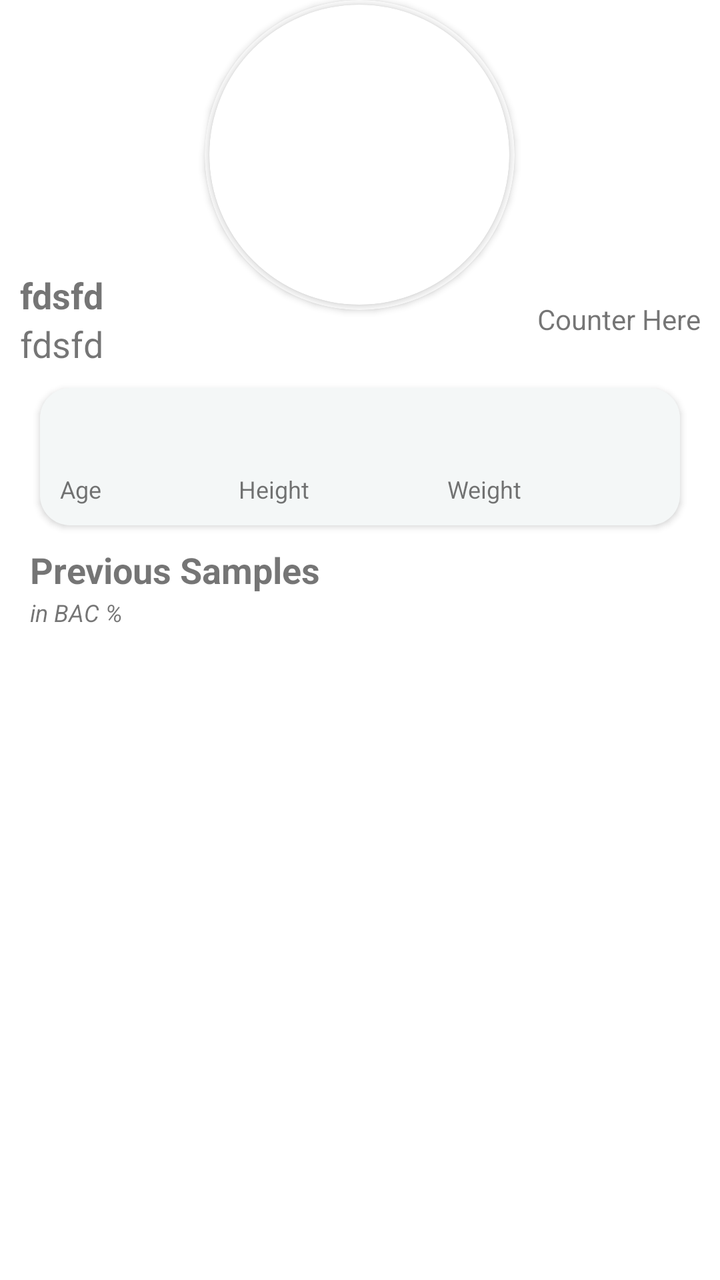
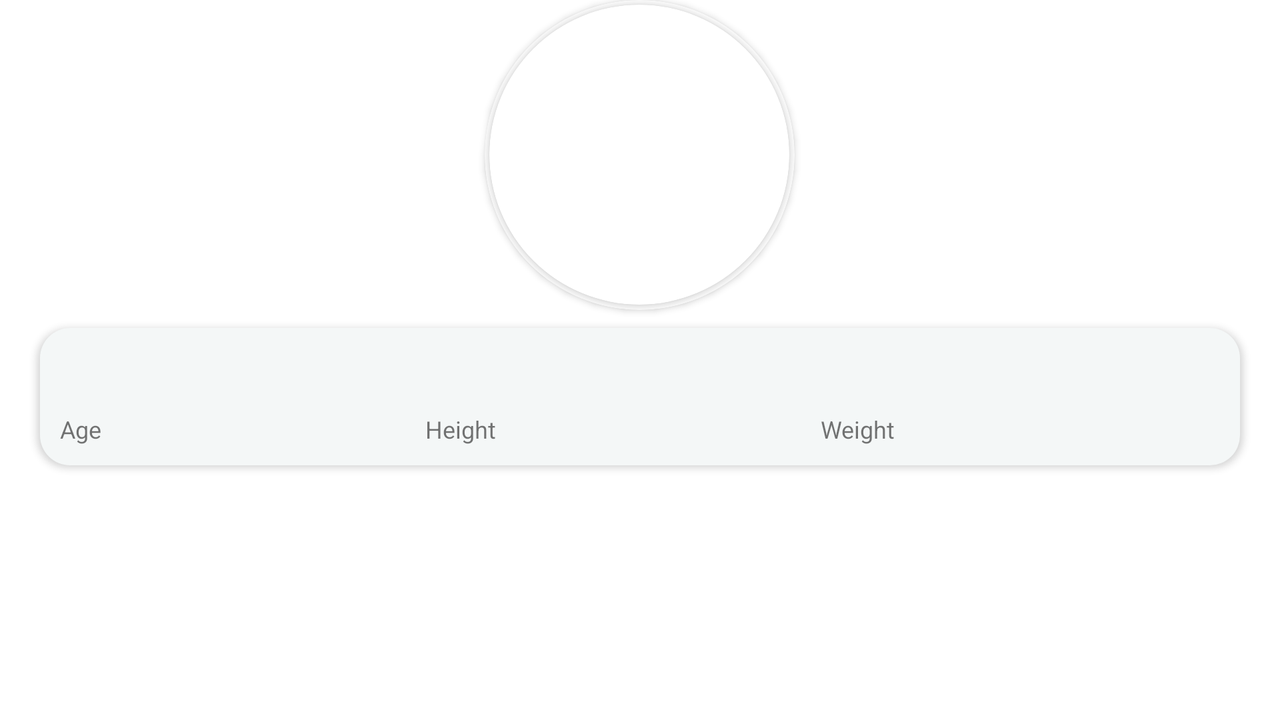

Compare how this app lays out the same screen by default and in its alternative resource folder. The renders come first, then the two layout files and the values they reference.
<!-- AndroidManifest.xml: application theme Theme.Abreath -->
<!-- res/layout/fragment_home.xml -->
<?xml version="1.0" encoding="utf-8"?>
<androidx.appcompat.widget.LinearLayoutCompat xmlns:android="http://schemas.android.com/apk/res/android"
    xmlns:app="http://schemas.android.com/apk/res-auto"
    xmlns:tools="http://schemas.android.com/tools"
    android:layout_width="match_parent"
    android:layout_height="match_parent"
    android:orientation="vertical"
    tools:context=".ui.home.HomeFragment">


    <androidx.cardview.widget.CardView
        android:id="@+id/cardView"
        android:layout_width="155dp"
        android:layout_height="155dp"
        app:cardCornerRadius="250dp"
        android:layout_gravity="center"
        >

        <androidx.cardview.widget.CardView
            android:layout_width="150dp"
            android:layout_height="150dp"
            android:layout_gravity="center"
            app:cardCornerRadius="250dp">

            <ImageView
                android:id="@+id/profile_image"
                android:layout_width="150dp"
                android:layout_height="150dp"
                android:scaleType="centerCrop"
                android:focusable="true"
                android:clickable="true"/>

        </androidx.cardview.widget.CardView>

    </androidx.cardview.widget.CardView>
    <LinearLayout
        android:layout_width="match_parent"
        android:layout_height="wrap_content"
        android:padding="10dp"
        android:orientation="horizontal"
        android:gravity="bottom"
        android:layout_marginTop="-30dp"
        >
    <androidx.appcompat.widget.LinearLayoutCompat
        android:layout_width="wrap_content"
        android:layout_height="wrap_content"
        android:orientation="vertical"

        >
        <TextView
            android:id="@+id/profile_name"
            android:layout_width="wrap_content"
            android:layout_height="wrap_content"
            android:textSize="18sp"
            android:text="fdsfd"
            android:textStyle="bold" />
        <TextView
            android:id="@+id/profile_lastname"
            android:layout_width="wrap_content"
            android:layout_height="wrap_content"
            android:textSize="18sp"
            android:text="fdsfd"
             />
    </androidx.appcompat.widget.LinearLayoutCompat>
        <Space
            android:layout_width="0dp"
            android:layout_height="match_parent"
            android:layout_weight="1"
            android:layout_gravity="center"
            />
        <TextView
            android:id="@+id/home_counter"
            android:layout_width="wrap_content"
            android:layout_height="wrap_content"
            android:text="Counter Here"
            android:gravity="end"
            android:layout_gravity="center" />
    </LinearLayout>

    <androidx.appcompat.widget.LinearLayoutCompat
        android:id="@+id/textContainer"
        android:layout_width="match_parent"
        android:layout_height="wrap_content"
        android:background="@drawable/round_container"
        android:backgroundTint="@color/secondaryBgColor"
        android:elevation="2dp"
        android:layout_marginStart="20dp"
        android:layout_marginEnd="20dp"
        android:orientation="horizontal"

        android:padding="10dp"
        android:gravity="center|fill_horizontal"
        app:layout_constraintTop_toBottomOf="@+id/profile_name">
        <LinearLayout
            android:layout_width="wrap_content"
            android:layout_height="match_parent"
            android:orientation="vertical"
            android:layout_weight="1"
            >

            <TextView
                android:layout_width="wrap_content"
                android:layout_height="wrap_content"
                android:id="@+id/profile_age"
                android:textSize="24sp"
                android:textStyle="bold" />

            <TextView

                android:layout_width="wrap_content"
                android:layout_height="wrap_content"
                android:text="@string/age"
                android:textSize="12sp" />
        </LinearLayout>

        <LinearLayout
            android:layout_width="wrap_content"
            android:layout_height="match_parent"
            android:orientation="vertical"
            android:layout_weight="1"
            >
            <TextView
                android:layout_width="wrap_content"
                android:layout_height="wrap_content"
                android:id="@+id/profile_height"
                android:textSize="24sp"
                android:textStyle="bold" />
            <TextView
                android:layout_width="wrap_content"
                android:layout_height="wrap_content"
                android:text="@string/height"
                app:layout_constraintTop_toBottomOf="@+id/profile_age"
                android:textSize="12sp"/>
        </LinearLayout>


        <LinearLayout
            android:layout_width="wrap_content"
            android:layout_height="match_parent"
            android:orientation="vertical"
            android:layout_weight="1"
            >
            <TextView
                android:layout_width="wrap_content"
                android:layout_height="wrap_content"
                android:id="@+id/profile_weight"
                android:textSize="24sp"
                android:textStyle="bold" />
            <TextView
                android:layout_width="wrap_content"
                android:layout_height="wrap_content"
                android:text="@string/weight"
                android:textSize="12sp"/>
        </LinearLayout>

    </androidx.appcompat.widget.LinearLayoutCompat>

    <androidx.appcompat.widget.LinearLayoutCompat
        android:layout_width="wrap_content"
        android:layout_height="wrap_content"
        android:padding="10dp"

        android:orientation="vertical"
        android:gravity="bottom"

        >
        <TextView
            android:layout_width="wrap_content"
            android:layout_height="wrap_content"
            android:layout_marginBottom="1dp"
            android:layout_marginStart="5dp"
            android:text="@string/previous_samples"
            android:textStyle="bold"
            android:textSize="18sp"
             />
        <TextView
            android:layout_width="wrap_content"
            android:layout_height="wrap_content"
            android:layout_marginBottom="1dp"
            android:layout_marginStart="5dp"
            android:text="@string/graph_units"
            android:textSize="12sp"
            android:textStyle="italic"
            />
    </androidx.appcompat.widget.LinearLayoutCompat>
    <FrameLayout
        android:id="@+id/fragmentContainerView"
        android:name="com.coen390.abreath.ui.home.ProfileGraphFragment"
        android:layout_width="match_parent"
        android:layout_height="0dp"
        android:layout_weight="5"
        android:layout_marginBottom="32dp"
        app:layout_constraintBottom_toBottomOf="parent"
        app:layout_constraintEnd_toEndOf="parent"
        app:layout_constraintStart_toStartOf="parent"
        app:layout_constraintTop_toBottomOf="@+id/textContainer" />

</androidx.appcompat.widget.LinearLayoutCompat>
<!-- resources referenced by this layout -->
<resources>
  <color name="secondaryBgColor">#f4f7f7</color>
  <!-- drawable round_container (drawable) -->
  <?xml version="1.0" encoding="utf-8"?>
  <shape xmlns:android="http://schemas.android.com/apk/res/android">
      <solid android:color="#ffffffff" />
  
  
  
      <padding android:left="1dp"
          android:top="1dp"
          android:right="1dp"
          android:bottom="1dp"
          />
  
      <corners android:bottomRightRadius="15dp" android:bottomLeftRadius="15dp"
          android:topLeftRadius="15dp" android:topRightRadius="15dp" />
  </shape>
  <string name="age">Age</string>
  <string name="graph_units">in BAC %</string>
  <string name="height">Height</string>
  <string name="previous_samples">Previous Samples</string>
  <string name="weight">Weight</string>
  <style name="Theme.Abreath" parent="Theme.MaterialComponents.DayNight.DarkActionBar">
          
          <item name="colorPrimary">@color/primaryDarkColor</item>
          <item name="colorPrimaryVariant">@color/primaryLightColor</item>
          <item name="colorOnPrimary">@color/white</item>
          
          <item name="colorSecondary">@color/teal_200</item>
          <item name="colorSecondaryVariant">@color/teal_700</item>
          <item name="colorOnSecondary">@color/black</item>
          
          <item name="android:statusBarColor" tools:targetApi="l">?attr/colorPrimaryVariant</item>
          
      </style>
  <color name="primaryDarkColor">#005b9f</color>
  <color name="primaryLightColor">#5eb8ff</color>
  <color name="black">#edf2f2</color>
</resources>
<!-- res/layout-land/fragment_home.xml (the repository's variant of the layout above) -->
<!-- drawn on the phone turned sideways -->
<?xml version="1.0" encoding="utf-8"?>
<androidx.appcompat.widget.LinearLayoutCompat xmlns:android="http://schemas.android.com/apk/res/android"
    xmlns:app="http://schemas.android.com/apk/res-auto"
    xmlns:tools="http://schemas.android.com/tools"
    android:layout_width="match_parent"
    android:layout_height="match_parent"
    android:orientation="vertical"
    tools:context=".ui.home.HomeFragment">

    <androidx.cardview.widget.CardView
        android:id="@+id/cardView"
        android:layout_width="155dp"
        android:layout_height="155dp"
        app:cardCornerRadius="250dp"
        android:layout_gravity="center"
        >

        <androidx.cardview.widget.CardView
            android:layout_width="150dp"
            android:layout_height="150dp"
            android:layout_gravity="center"
            app:cardCornerRadius="250dp">

            <ImageView
                android:id="@+id/profile_image"
                android:layout_width="150dp"
                android:layout_height="150dp"
                android:scaleType="centerCrop"
                android:src="@drawable/johnny" />

        </androidx.cardview.widget.CardView>

    </androidx.cardview.widget.CardView>
    <androidx.appcompat.widget.LinearLayoutCompat
        android:layout_width="wrap_content"
        android:layout_height="wrap_content"
        android:padding="10dp"
        android:orientation="horizontal"
        android:gravity="bottom"
        android:layout_marginTop="-60dp"
        >
    <androidx.appcompat.widget.LinearLayoutCompat
        android:layout_width="wrap_content"
        android:layout_height="wrap_content"
        android:orientation="vertical"

        >
        <TextView
            android:id="@+id/profile_name"
            android:layout_width="wrap_content"
            android:layout_height="wrap_content"
            android:textSize="18sp"

            android:textStyle="bold" />
        <TextView
            android:id="@+id/profile_lastname"
            android:layout_width="wrap_content"
            android:layout_height="wrap_content"
            android:textSize="18sp"

             />
    </androidx.appcompat.widget.LinearLayoutCompat>

        <TextView
            android:id="@+id/profile_username"
            android:layout_width="wrap_content"
            android:layout_height="wrap_content"
            android:layout_marginBottom="1dp"
            android:layout_marginStart="5dp"

            android:textSize="12sp"
            android:textStyle="italic" />
    </androidx.appcompat.widget.LinearLayoutCompat>

    <androidx.appcompat.widget.LinearLayoutCompat
        android:id="@+id/textContainer"
        android:layout_width="match_parent"
        android:layout_height="wrap_content"
        android:background="@drawable/round_container"
        android:backgroundTint="@color/secondaryBgColor"
        android:elevation="2dp"
        android:layout_marginStart="20dp"
        android:layout_marginEnd="20dp"
        android:orientation="horizontal"

        android:padding="10dp"
        android:gravity="center|fill_horizontal"
        app:layout_constraintTop_toBottomOf="@+id/profile_name">
        <LinearLayout
            android:layout_width="wrap_content"
            android:layout_height="match_parent"
            android:orientation="vertical"
            android:layout_weight="1"
            >

            <TextView
                android:layout_width="wrap_content"
                android:layout_height="wrap_content"
                android:id="@+id/profile_age"
                android:textSize="24sp"
                android:textStyle="bold" />

            <TextView

                android:layout_width="wrap_content"
                android:layout_height="wrap_content"
                android:text="@string/age"
                android:textSize="12sp" />
        </LinearLayout>

        <LinearLayout
            android:layout_width="wrap_content"
            android:layout_height="match_parent"
            android:orientation="vertical"
            android:layout_weight="1"
            >
            <TextView
                android:layout_width="wrap_content"
                android:layout_height="wrap_content"
                android:id="@+id/profile_height"
                android:textSize="24sp"
                android:textStyle="bold" />
            <TextView
                android:layout_width="wrap_content"
                android:layout_height="wrap_content"
                android:text="@string/height"
                app:layout_constraintTop_toBottomOf="@+id/profile_age"
                android:textSize="12sp"/>
        </LinearLayout>


        <LinearLayout
            android:layout_width="wrap_content"
            android:layout_height="match_parent"
            android:orientation="vertical"
            android:layout_weight="1"
            >
            <TextView
                android:layout_width="wrap_content"
                android:layout_height="wrap_content"
                android:id="@+id/profile_weight"
                android:textSize="24sp"
                android:textStyle="bold" />
            <TextView
                android:layout_width="wrap_content"
                android:layout_height="wrap_content"
                android:text="@string/weight"
                android:textSize="12sp"/>
        </LinearLayout>

    </androidx.appcompat.widget.LinearLayoutCompat>

    <androidx.appcompat.widget.LinearLayoutCompat
        android:layout_width="wrap_content"
        android:layout_height="wrap_content"
        android:padding="10dp"
        android:visibility="gone"
        android:orientation="vertical"
        android:gravity="bottom"

        >
        <TextView
            android:layout_width="wrap_content"
            android:layout_height="wrap_content"
            android:layout_marginBottom="1dp"
            android:layout_marginStart="5dp"
            android:text="@string/previous_samples"
            android:textStyle="bold"
            android:textSize="18sp"
             />
        <TextView
            android:layout_width="wrap_content"
            android:layout_height="wrap_content"
            android:layout_marginBottom="1dp"
            android:layout_marginStart="5dp"
            android:text="@string/graph_units"
            android:textSize="12sp"
            android:textStyle="italic"
            />
    </androidx.appcompat.widget.LinearLayoutCompat>
    <FrameLayout
        android:visibility="gone"
        android:id="@+id/fragmentContainerView"
        android:name="com.coen390.abreath.ui.home.ProfileGraphFragment"
        android:layout_width="match_parent"
        android:layout_height="0dp"
        android:layout_weight="5"
        android:layout_marginBottom="32dp"
        app:layout_constraintBottom_toBottomOf="parent"
        app:layout_constraintEnd_toEndOf="parent"
        app:layout_constraintStart_toStartOf="parent"
        app:layout_constraintTop_toBottomOf="@+id/textContainer" />

</androidx.appcompat.widget.LinearLayoutCompat>
